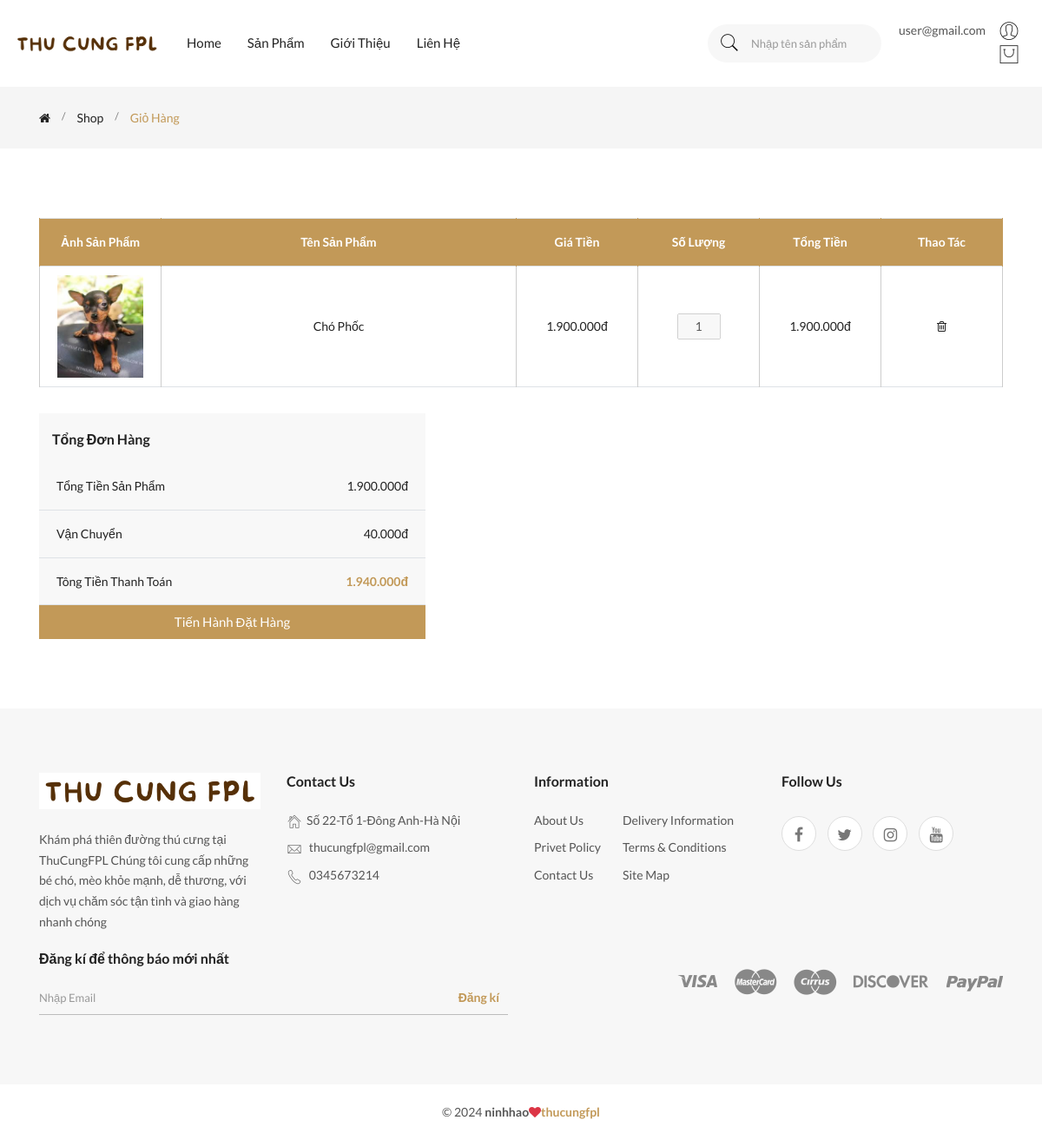
Page /?act=gio-hang (signed in) on the earlier database version.
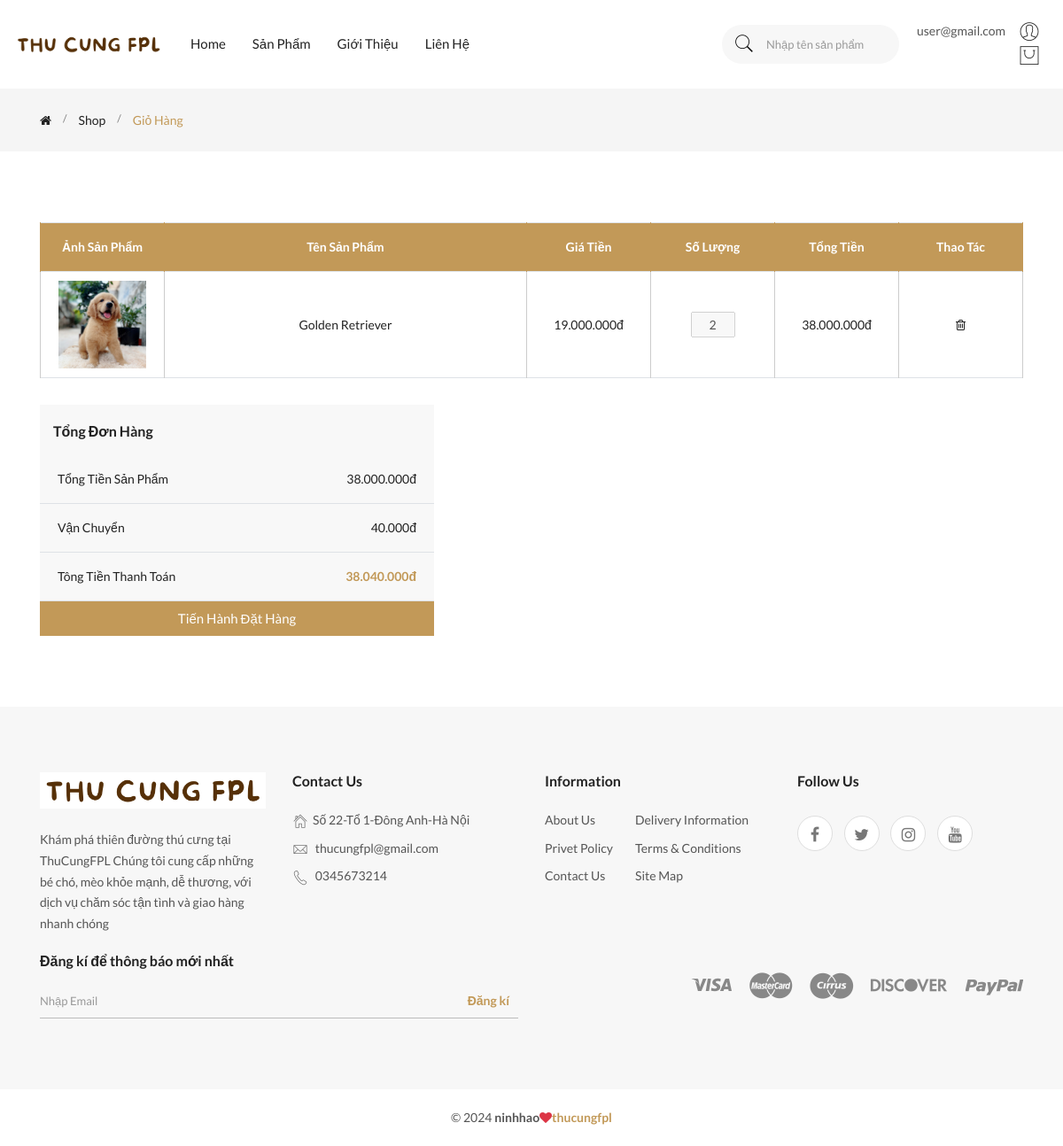
Same page on the later database version.
### tables this page shows
CREATE TABLE `chi_tiet_gio_hangs` (
  `id` int NOT NULL,
  `gio_hang_id` int NOT NULL,
  `san_pham_id` int NOT NULL,
  `so_luong` int NOT NULL
);

CREATE TABLE `san_phams` (
  `id` int NOT NULL,
  `ten_san_pham` varchar(255) NOT NULL,
  `gia_san_pham` decimal(10,2) NOT NULL,
  `gia_khuyen_mai` decimal(10,2) DEFAULT NULL,
  `hinh_anh` varchar(255) DEFAULT NULL,
  `so_luong` int NOT NULL,
  `luot_xem` int DEFAULT '0',
  `ngay_nhap` date NOT NULL,
  `mo_ta` text,
  `danh_muc_id` int NOT NULL,
  `trang_thai` tinyint NOT NULL DEFAULT '1'
);

### index.php (called while the page is built, shortened)
<?php
require_once './commons/function.php';
require_once './controllers/HomeController.php';
require_once './models/TaiKhoan.php';
require_once './models/GioHang.php';
$act = $_GET['act'] ?? '/';
match ($act) {
    '/' => (new HomeController())->home(),
    'chi-tiet-san-pham' => (new HomeController())->chiTietSanPham(),
    'san-pham' => (new HomeController())->sanPham(),
    'login' => (new HomeController())->formLogin(),
    'check-login' => (new HomeController())->postLogin(),
    'register' => (new HomeController())->formRegister(),
    'check-register' => (new HomeController())->postRegister(),
    'logout' => (new HomeController())->logout(),
    'them-gio-hang' => (new HomeController())->addGioHang(),
    'gio-hang' => (new HomeController())->gioHang(),
    'thanh-toan' => (new HomeController())->thanhToan(),
    'xu-ly-thanh-toan' => (new HomeController())->postthanhToan(),
    'huy-don-hang' => (new HomeController())->huyDonHang(),
    'lien-he' => (new HomeController())->lienHe(),
    'gioi-thieu' => (new HomeController())->gioiThieu(),
    'tai-khoan' => (new HomeController())->taiKhoan(),
    'chi-tiet-don-hang' => (new HomeController())->chiTietDonHang(),
};

### commons/function.php (called while the page is built, shortened)
<?php
function connectDB()
{
    $host = DB_HOST;
    $port = DB_PORT;
    $dbname = DB_NAME;
    try {
        $conn = new PDO("mysql:host=$host;port=$port;dbname=$dbname", DB_USERNAME, DB_PASSWORD);
        $conn->setAttribute(PDO::ATTR_ERRMODE, PDO::ERRMODE_EXCEPTION);
        $conn->setAttribute(PDO::ATTR_DEFAULT_FETCH_MODE, PDO::FETCH_ASSOC);
        return $conn;
    } catch (PDOException $e) {
        echo ("Connection failed: " . $e->getMessage());
    }
}
function fomatPrice($price)
{
    return number_format($price, 0, ',', '.');
}

### models/TaiKhoan.php (called while the page is built, shortened)
<?php
class TaiKhoan
{
    public $conn;
    public function __construct()
    {
        $this->conn = connectDB();
    }
    public function getTaiKhoanFromEmail($email)
    {
        try {
            $sql = "SELECT * FROM tai_khoans WHERE email = :email";
            $stmt = $this->conn->prepare($sql);
            $stmt->execute([
                ':email' => $email
            ]);
            return $stmt->fetch();
        } catch (\Exception $e) {
            echo 'Lỗi' . $e->getMessage();
        }
    }
}

### models/GioHang.php (called while the page is built, shortened)
<?php
class GioHang
{
    public $conn;
    public function __construct()
    {
        $this->conn = connectDB();
    }
    public function getGioHangFromUser($id)
    {
        try {
            $sql = "SELECT * FROM gio_hangs WHERE tai_khoan_id = :tai_khoan_id";
            $stmt = $this->conn->prepare($sql);
            $stmt->execute([':tai_khoan_id' => $id]);
            return $stmt->fetch();
        } catch (Exception $e) {
            echo 'Lỗi' . $e->getMessage();
        }
    }
    public function getDetailGioHangFromId($id)
    {
        try {
            $sql = "SELECT chi_tiet_gio_hangs.*, san_phams.ten_san_pham , san_phams.hinh_anh, san_phams.gia_san_pham,san_phams.gia_khuyen_mai
            FROM chi_tiet_gio_hangs INNER JOIN san_phams ON chi_tiet_gio_hangs.san_pham_id = san_phams.id
            WHERE chi_tiet_gio_hangs.gio_hang_id = :gio_hang_id";
            $stmt = $this->conn->prepare($sql);
            $stmt->execute([':gio_hang_id' => $id]);
            return $stmt->fetchAll();
        } catch (Exception $e) {
            echo 'Lỗi' . $e->getMessage();
        }
    }
}

### views/gioHang.php (the view, shortened to what the changed rows need)
<?php require_once 'layout/header.php'; ?>
<?php require_once 'layout/menu.php'; ?>
<main>
    <div class="breadcrumb-area">
        <div class="container">
            <div class="row">
                <div class="col-12">
                    <div class="breadcrumb-wrap">
                        <nav aria-label="breadcrumb">
                            <ul class="breadcrumb">
                                <li class="breadcrumb-item"><a href="index.html"><i class="fa fa-home"></i></a></li>
                                <li class="breadcrumb-item"><a href="shop.html">shop</a></li>
                                <li class="breadcrumb-item active" aria-current="page">Giỏ Hàng</li>
                            </ul>
                        </nav>
                    </div>
                </div>
            </div>
        </div>
    </div>
    <div class="cart-main-wrapper section-padding">
        <div class="container">
            <div class="section-bg-color">
                <div class="row">
                    <div class="col-lg-12">
                        <div class="cart-table table-responsive">
                            <table class="table table-bordered">
                                <thead>
                                    <tr>
                                        <th class="pro-thumbnail">Ảnh Sản Phẩm</th>
                                        <th class="pro-title">Tên Sản Phẩm</th>
                                        <th class="pro-price">Giá Tiền </th>
                                        <th class="pro-quantity">Số Lượng</th>
                                        <th class="pro-subtotal">Tổng Tiền</th>
                                        <th class="pro-remove">Thao Tác</th>
                                    </tr>
                                </thead>
                                <tbody>
                                    <?php
                                    $tongGioHang = 0;
                                    foreach ($chi_tiet_gio_hang as $key => $sanPham):
                                        ?>
                                        <tr>
                                            <td class="pro-thumbnail"><a href="#"><img class="img-fluid"
                                                        src="<?= BASE_URL . $sanPham['hinh_anh'] ?>" alt="Product" /></a>
                                            </td>
                                            <td class="pro-title"><a href="#"><?= $sanPham['ten_san_pham'] ?></a>
                                            </td>
                                            <td class="pro-price">
                                                <span>
                                                    <?php if ($sanPham['gia_khuyen_mai']) { ?>
                                                        <?= fomatPrice($sanPham['gia_khuyen_mai']) . 'đ' ?>
                                                    <?php } else { ?>
                                                        <?= fomatPrice($sanPham['gia_san_pham']) . 'đ' ?>
                                                    <?php } ?>
                                                </span>
                                            </td>
                                            <td>
                                                <input type="text" style="width: 50px;" class="text-center"
                                                    value="<?= $sanPham['so_luong'] ?>" disabled>
                                            </td>
                                            <td class="pro-subtotal"><span><?php
                                            $tong_tien = 0;
                                            if ($sanPham['gia_khuyen_mai']) {
                                                $tong_tien = $sanPham['gia_khuyen_mai'] * $sanPham['so_luong'];
                                            } else {
                                                $tong_tien = $sanPham['gia_san_pham'] * $sanPham['so_luong'];
                                            }
                                            $tongGioHang += $tong_tien;
                                            echo fomatPrice($tong_tien) . 'đ';
                                            ?></span></td>
                                            <td class="pro-remove"><a
                                                    href="<?= BASE_URL . '?act=xoa-gio-hang&id_gio_hang=' . $gio_hang['id'] ?>"
                                                    onclick="return confirm('Bạn có đồng ý xóa hay không')"><i
                                                        class="fa fa-trash-o"></i></a></td>
                                        </tr>
                                    <?php endforeach ?>
                                </tbody>
                            </table>
                        </div>
                    </div>
                </div>
                <div class="row">
                    <div class="col-lg-5 ml-auto">
                        <div class="cart-calculator-wrapper">
                            <div class="cart-calculate-items">
                                <h6>Tổng Đơn Hàng</h6>
                                <div class="table-responsive">
                                    <table class="table">
                                        <tr>
                                            <td>Tổng Tiền Sản Phẩm</td>
                                            <td><?= fomatPrice($tongGioHang) . 'đ' ?></td>
                                        </tr>
                                        <tr>
                                            <td>Vận Chuyển </td>
                                            <td>40.000đ</td>
                                        </tr>
                                        <tr class="total">
                                            <td>Tông Tiền Thanh Toán</td>
                                            <td class="total-amount"><?= fomatPrice($tongGioHang + 40000) . 'đ' ?></td>
                                        </tr>
                                    </table>
                                </div>
                            </div>
                            <a href="<?= BASE_URL . '?act=thanh-toan' ?>" class="btn btn-sqr d-block">Tiến Hành Đặt
                                Hàng</a>
                        </div>
                    </div>
                </div>
            </div>
        </div>
    </div>
</main>
<?php require_once "layout/footer.php"; ?>

Differences in the rows shown:
removed chi_tiet_gio_hangs: san_pham.hinh_anh (picture), san_pham.ten_san_pham "Chó Phốc", san_pham.gia_khuyen_mai "1.900.000", so_luong "1", fomatPrice($tong_tien) "1.900.000"
added chi_tiet_gio_hangs: san_pham.hinh_anh (picture), san_pham.ten_san_pham "Golden Retriever", san_pham.gia_khuyen_mai "19.000.000", so_luong "2", fomatPrice($tong_tien) "38.000.000"
Other differences:
fomatPrice($tongGioHang): "1.900.000" → "38.000.000"
fomatPrice($tongGioHang + 40000): "1.940.000" → "38.040.000"
